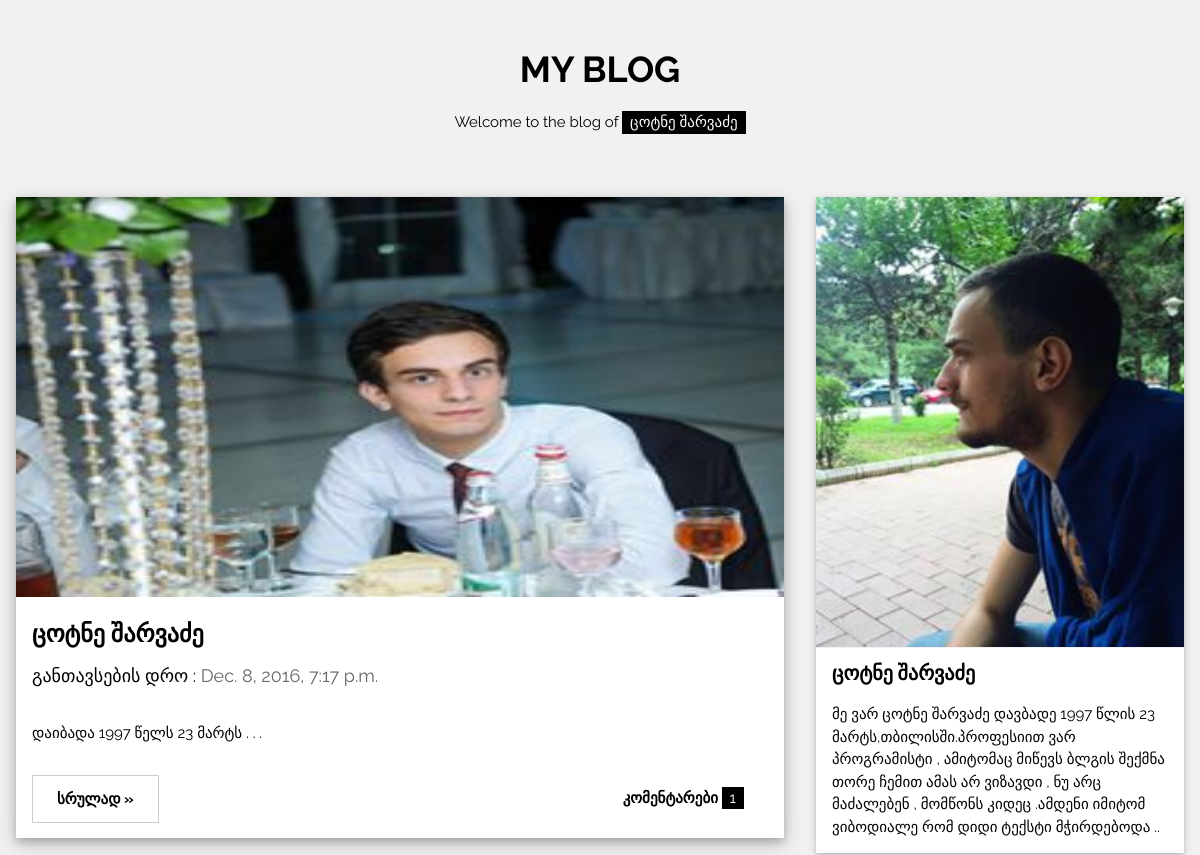
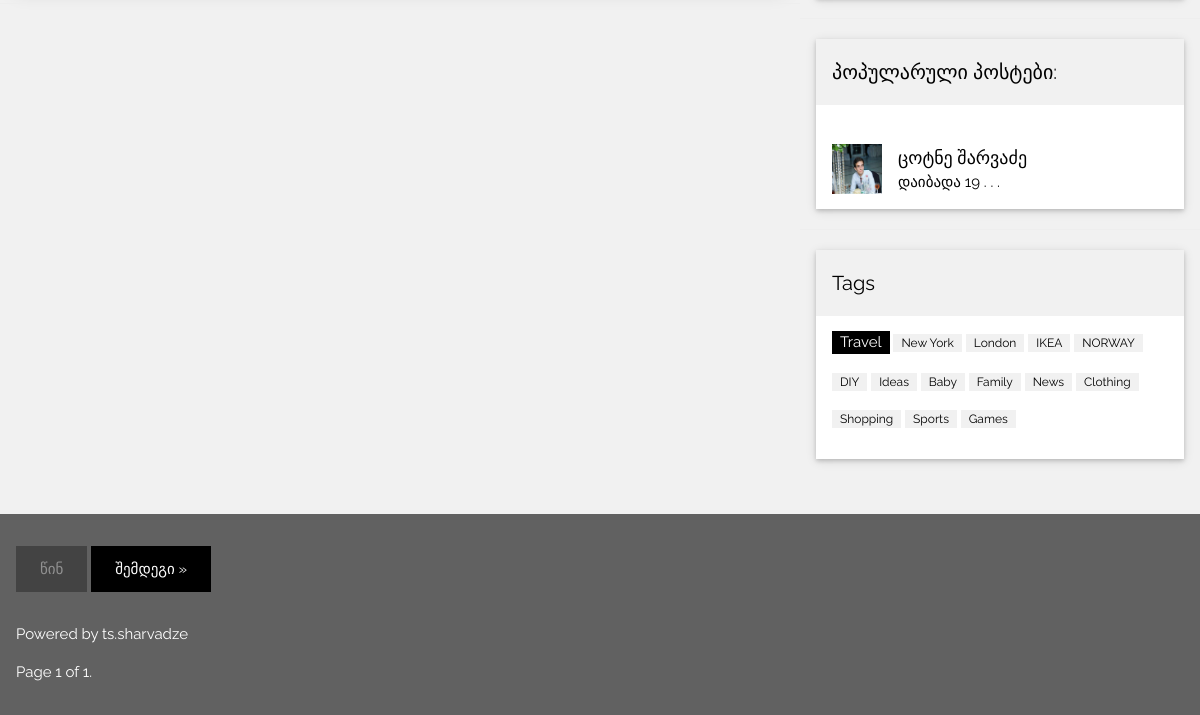
The app's page /app/, older data (2 pictures, top to bottom).
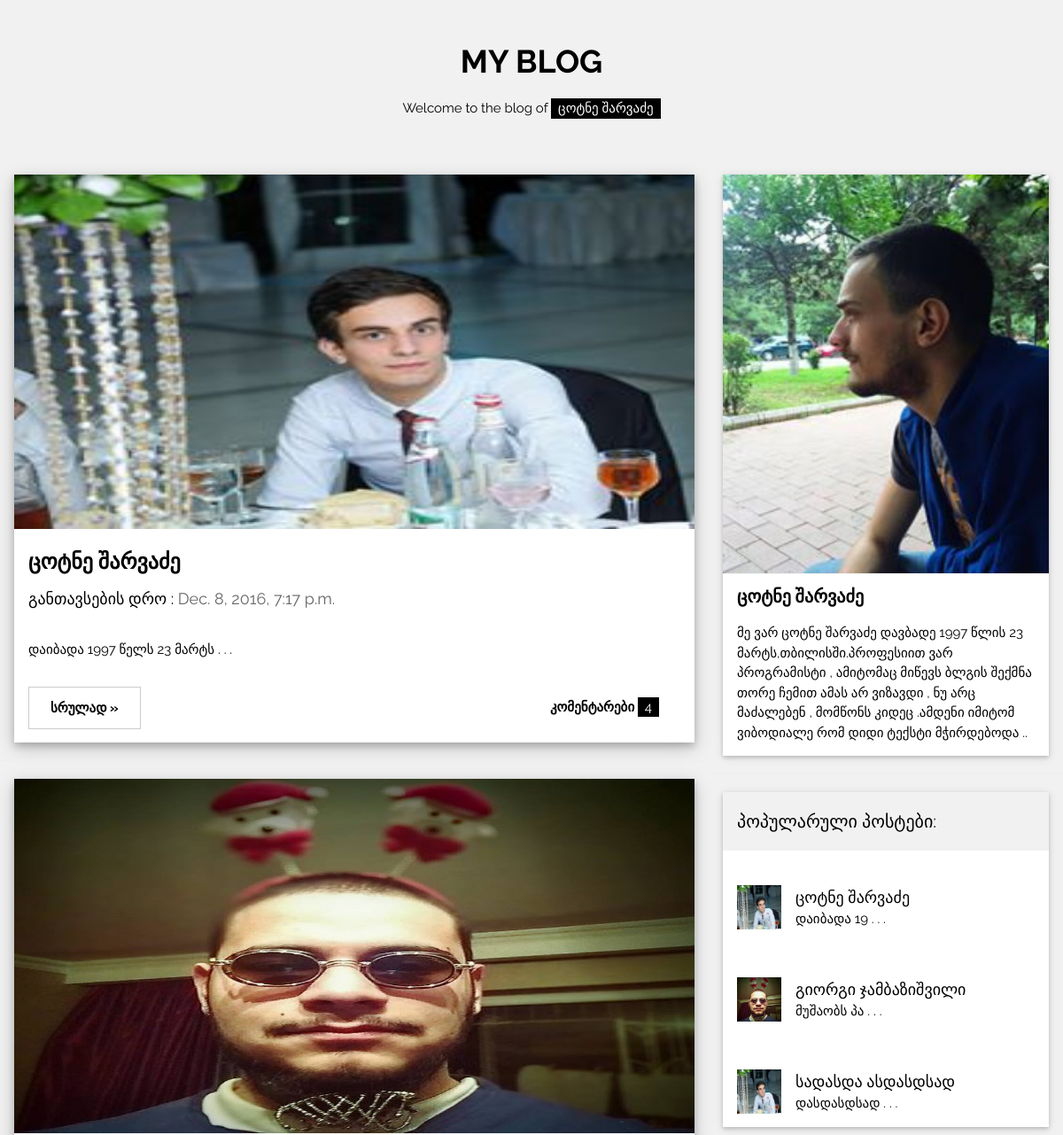
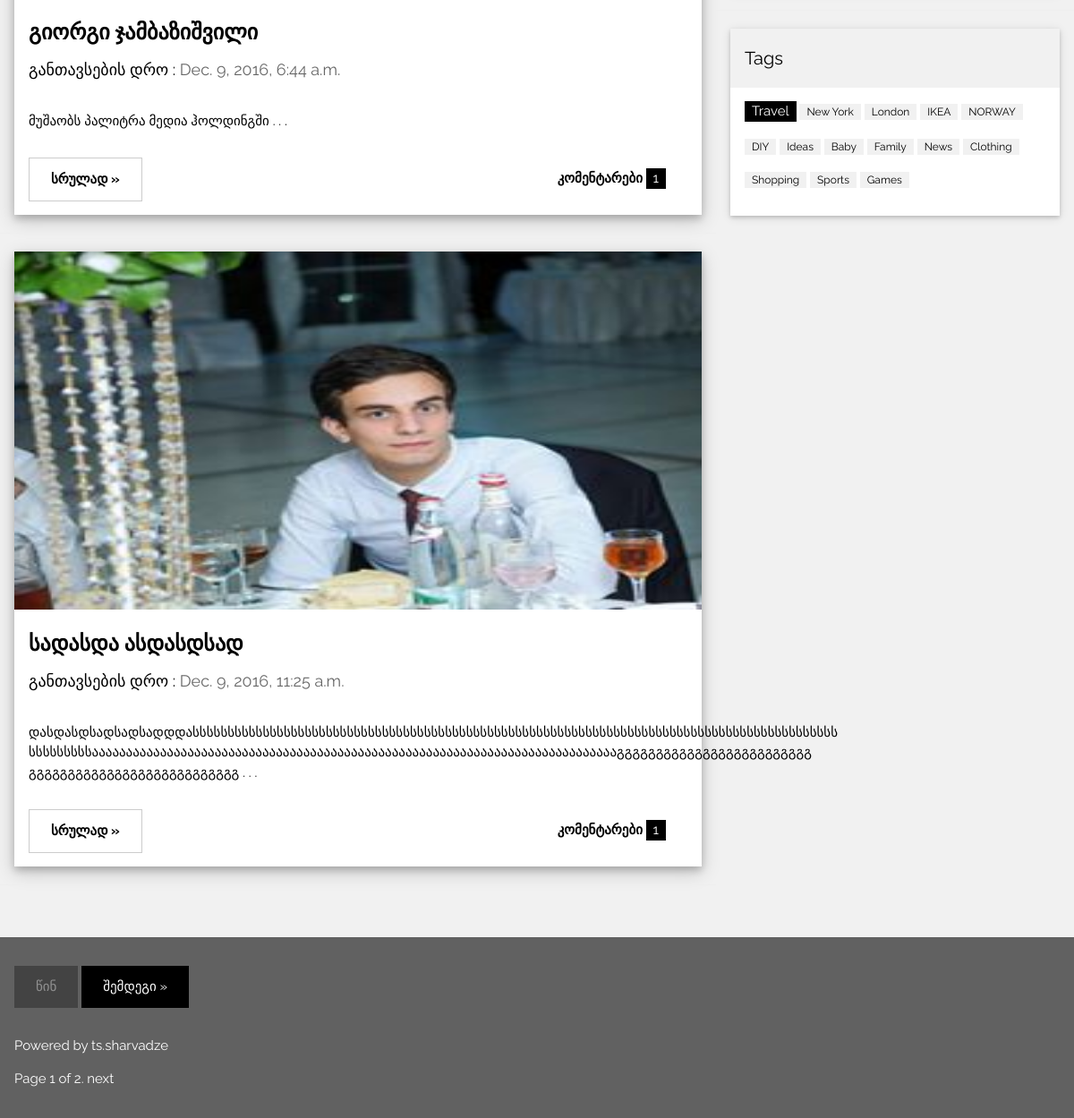
The same page, newer data (2 pictures, top to bottom).
### app/models.py (models this page shows, shortened)
class Post(models.Model):
	postis_contenti=models.CharField(max_length=2000)
	postis_satauri=models.CharField(max_length=50)
	sheqmnis_dro=models.DateTimeField('შექმნის დრო')
	surati=models.ImageField(upload_to='app')
	ganaxlebis_dro=models.DateTimeField('განახლების დრო')
	def get_medium_desc(self):
		k=0
		text=""
		for i in self.postis_contenti[:300]:
			if k%111==0:
				text+="\n"
			text+=i
			k+=1
		return text+" . . ."
	def get_short_desc(self):
		return self.postis_contenti[:10]+" . . ."

### app/views.py (the view)
def index(request):
	def my_sort(a):
		return len(a.comment_set.all())
	postebis_sia=Post.objects.all()
	popularuli_postebi=[i for i in postebis_sia]
	popularuli_postebi.sort(key=my_sort,reverse=True)
	popularuli_postebi=popularuli_postebi[:5]
	paginator = Paginator(postebis_sia, 2) # Show 25 contacts per page
	page = request.GET.get('page')
	try:
		contacts = paginator.page(page)
	except PageNotAnInteger:
		contacts = paginator.page(1)
	except EmptyPage:
		contacts = paginator.page(paginator.num_pages)
	return render(request,'app/new.html',{"postebis_sia":postebis_sia,
		"popularuli_postebi":popularuli_postebi,"contacts":contacts})

### app/templates/app/new.html (shortened to what this page needs)
<!DOCTYPE html>
<html>
{% load static %}
<link rel="stylesheet" href="{% static 'css/new.css' %}">
<body class="w3-light-grey">
<div class="w3-content" style="max-width:1400px">
<header class="w3-container w3-center w3-padding-32">
  <h1><b>MY BLOG</b></h1>
  <p>Welcome to the blog of <span class="w3-tag">ცოტნე შარვაძე</span></p>
</header>
<div class="w3-row">
<div class="w3-col l8 s12">
  {% for object in postebis_sia %}
  <div class="w3-card-4 w3-margin w3-white">
    <img src="{{object.surati.url}}" alt="Nature" style="width: 100%; height: 400px;">
    <div class="w3-container w3-padding-8">
      <h3><b>{{object.postis_satauri}}</b></h3>
      <h5>განთავსების დრო : <span class="w3-opacity">{{ object.sheqmnis_dro }}</span></h5>
    </div>
    <div class="w3-container">
      <p>{{object.get_medium_desc}}</p>
      <div class="w3-row">
        <div class="w3-col m8 s12">
          <p><a type="button" href="{% url 'app:srulad' object.id %}"  class="w3-btn w3-padding-large w3-white w3-border w3-hover-border-black"><b>სრულად »</b></a></p>
        </div>
        <div class="w3-col m4 w3-hide-small">
          <p><span class="w3-padding-large w3-right"><b>კომენტარები  </b> <span class="w3-tag">{{object.comment_set.count}}</span></span></p>
        </div>
      </div>
    </div>
  </div>
  <hr>
  {% endfor %}
</div>
<div class="w3-col l4">
  <div class="w3-card-2 w3-margin w3-margin-top">
  <img src="{% static 'img/prof.jpg' %}" style="width: 100%; height: 450px;">
    <div class="w3-container w3-white">
      <h4><b>ცოტნე შარვაძე</b></h4>
      <p>მე ვარ ცოტნე შარვაძე დავბადე 1997 წლის 23 მარტს,თბილისში.პროფესიით ვარ პროგრამისტი , ამიტომაც მიწევს ბლგის შექმნა თორე ჩემით ამას არ ვიზავდი , ნუ არც მაძალებენ , მომწონს კიდეც .ამდენი იმიტომ ვიბოდიალე რომ დიდი ტექსტი მჭირდებოდა ..</p>
    </div>
  </div><hr>
  <div class="w3-card-2 w3-margin">
    <div class="w3-container w3-padding">
      <h4>პოპულარული პოსტები:</h4>
    </div>
    {% for i in popularuli_postebi %}
    <ul class="w3-ul w3-hoverable w3-white"><a type="button" href="{% url 'app:srulad' i.id %}">
      <li class="w3-padding-16">
        <img src="{{i.surati.url}}" alt="Image" class="w3-left w3-margin-right" style="width:50px;height: 50px">
        <span class="w3-large">{{i.postis_satauri}}</span><br>
        <span>{{i.get_short_desc}}</span>
      </a>
    </ul>
    {% endfor %}
  </div>
  <hr>
  <div class="w3-card-2 w3-margin">
    <div class="w3-container w3-padding">
      <h4>Tags</h4>
    </div>
    <div class="w3-container w3-white">
    <p><span class="w3-tag w3-black w3-margin-bottom">Travel</span> <span class="w3-tag w3-light-grey w3-small w3-margin-bottom">New York</span> <span class="w3-tag w3-light-grey w3-small w3-margin-bottom">London</span>
      <span class="w3-tag w3-light-grey w3-small w3-margin-bottom">IKEA</span> <span class="w3-tag w3-light-grey w3-small w3-margin-bottom">NORWAY</span> <span class="w3-tag w3-light-grey w3-small w3-margin-bottom">DIY</span>
      <span class="w3-tag w3-light-grey w3-small w3-margin-bottom">Ideas</span> <span class="w3-tag w3-light-grey w3-small w3-margin-bottom">Baby</span> <span class="w3-tag w3-light-grey w3-small w3-margin-bottom">Family</span>
      <span class="w3-tag w3-light-grey w3-small w3-margin-bottom">News</span> <span class="w3-tag w3-light-grey w3-small w3-margin-bottom">Clothing</span> <span class="w3-tag w3-light-grey w3-small w3-margin-bottom">Shopping</span>
      <span class="w3-tag w3-light-grey w3-small w3-margin-bottom">Sports</span> <span class="w3-tag w3-light-grey w3-small w3-margin-bottom">Games</span>
    </p>
    </div>
  </div>
</div>
</div><br>
</div>
<footer class="w3-container w3-dark-grey w3-padding-32 w3-margin-top">
  <button class="w3-btn w3-disabled w3-padding-large w3-margin-bottom">წინ </button>
  <button class="w3-btn w3-padding-large w3-margin-bottom">შემდეგი »</button>
  <p>Powered by <a href="https://www.facebook.com/tsotnesharvadze" target="_blank">ts.sharvadze</a></p>
  <div class="pagination">
      <span class="step-links">
          <span class="current">
              Page {{ contacts.number }} of {{ contacts.paginator.num_pages }}.
          </span>
          {% if contacts.has_next %}
              <a href="?page={{ contacts.next_page_number }}">next</a>
          {% endif %}
      </span>
  </div>
</footer>
</body>
</html>

### app/templates/app/new.html (style rules this page uses)
body,h1,h2,h3,h4,h5 { font-family: "Raleway", sans-serif }

Row changes from the older to the newer data that the page shows:
computed for Post "ცოტნე შარვაძე": comment_set.count "1" → "4"
added Post: surati (picture), postis_satauri "გიორგი ჯამბაზიშვილი", sheqmnis_dro "Dec. 9, 2016, 6:44 a.m.", get_medium_desc "მუშაობს პალიტრა მედია ჰოლდინგში . . .", comment_set.count "1", get_short_desc "მუშაობს პა . . ."
added Post: surati (picture), postis_satauri "სადასდა ასდასდსად", sheqmnis_dro "Dec. 9, 2016, 11:25 a.m.", get_medium_desc "დასდასდსადსადსადდდასსსსსსსსსსსსსსსსსსსსსსსსსსსსსსსსსსსსსსსსსსსსსსსსსსსსსსსსსსსსსსსსსსსსსსსსსსსსსსსსსსსსსსსსსსსს სსსსსსსსსაააააააააააააააააააააააააააააააააააააააააააააააააააააააააააააააააააააააააააააგგგგგგგგგგგგგგგგგგგგგგგგგ გგგგგგგგგგგგგგგგგგგგგგგგგგგ . . .", comment_set.count "1", get_short_desc "დასდასდსად . . ."
Text that changed along with them:
{{ contacts.paginator.num_pages }}: "1" → "2"
text now shown: "next"
